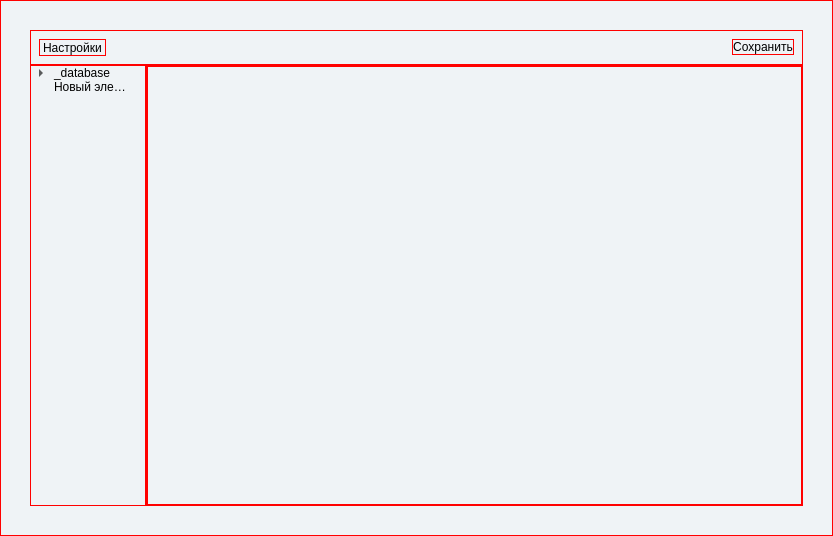
<?xml version="1.0" encoding="UTF-8"?>
<ui version="4.0">
 <class>Form</class>
 <widget class="QWidget" name="Form">
  <property name="geometry">
   <rect>
    <x>0</x>
    <y>0</y>
    <width>833</width>
    <height>536</height>
   </rect>
  </property>
  <property name="windowTitle">
   <string>Form</string>
  </property>
  <property name="styleSheet">
   <string notr="true">* {
	background-color: rgb(239, 243, 246);
border: 1px solid red;
color: black;
}</string>
  </property>
  <layout class="QHBoxLayout" name="horizontalLayout">
   <property name="spacing">
    <number>9</number>
   </property>
   <property name="leftMargin">
    <number>30</number>
   </property>
   <property name="topMargin">
    <number>30</number>
   </property>
   <property name="rightMargin">
    <number>30</number>
   </property>
   <property name="bottomMargin">
    <number>30</number>
   </property>
   <item>
    <widget class="QWidget" name="widget" native="true">
     <layout class="QGridLayout" name="gridLayout_2">
      <property name="leftMargin">
       <number>0</number>
      </property>
      <property name="topMargin">
       <number>0</number>
      </property>
      <property name="rightMargin">
       <number>0</number>
      </property>
      <property name="bottomMargin">
       <number>0</number>
      </property>
      <property name="spacing">
       <number>0</number>
      </property>
      <item row="2" column="1">
       <widget class="QScrollArea" name="scrollArea">
        <property name="widgetResizable">
         <bool>true</bool>
        </property>
        <widget class="QWidget" name="settings_layout">
         <property name="geometry">
          <rect>
           <x>0</x>
           <y>0</y>
           <width>669</width>
           <height>436</height>
          </rect>
         </property>
         <layout class="QGridLayout" name="gridLayout"/>
        </widget>
       </widget>
      </item>
      <item row="2" column="0">
       <widget class="QTreeWidget" name="settings_tree">
        <property name="sizePolicy">
         <sizepolicy hsizetype="Preferred" vsizetype="Expanding">
          <horstretch>0</horstretch>
          <verstretch>0</verstretch>
         </sizepolicy>
        </property>
        <property name="horizontalScrollBarPolicy">
         <enum>Qt::ScrollBarAlwaysOff</enum>
        </property>
        <property name="sizeAdjustPolicy">
         <enum>QAbstractScrollArea::AdjustToContents</enum>
        </property>
        <property name="autoScrollMargin">
         <number>16</number>
        </property>
        <property name="autoExpandDelay">
         <number>-1</number>
        </property>
        <property name="indentation">
         <number>20</number>
        </property>
        <property name="rootIsDecorated">
         <bool>true</bool>
        </property>
        <property name="uniformRowHeights">
         <bool>false</bool>
        </property>
        <property name="itemsExpandable">
         <bool>true</bool>
        </property>
        <property name="sortingEnabled">
         <bool>false</bool>
        </property>
        <property name="animated">
         <bool>false</bool>
        </property>
        <property name="allColumnsShowFocus">
         <bool>false</bool>
        </property>
        <property name="wordWrap">
         <bool>false</bool>
        </property>
        <property name="headerHidden">
         <bool>true</bool>
        </property>
        <property name="expandsOnDoubleClick">
         <bool>true</bool>
        </property>
        <property name="columnCount">
         <number>1</number>
        </property>
        <attribute name="headerVisible">
         <bool>false</bool>
        </attribute>
        <attribute name="headerCascadingSectionResizes">
         <bool>false</bool>
        </attribute>
        <attribute name="headerMinimumSectionSize">
         <number>41</number>
        </attribute>
        <attribute name="headerDefaultSectionSize">
         <number>100</number>
        </attribute>
        <attribute name="headerHighlightSections">
         <bool>false</bool>
        </attribute>
        <attribute name="headerShowSortIndicator" stdset="0">
         <bool>false</bool>
        </attribute>
        <attribute name="headerStretchLastSection">
         <bool>false</bool>
        </attribute>
        <column>
         <property name="text">
          <string>Настройки</string>
         </property>
        </column>
        <item>
         <property name="text">
          <string>_database</string>
         </property>
         <item>
          <property name="text">
           <string>host</string>
          </property>
         </item>
         <item>
          <property name="text">
           <string>port</string>
          </property>
         </item>
         <item>
          <property name="text">
           <string>db_name</string>
          </property>
         </item>
         <item>
          <property name="text">
           <string>connect_args</string>
          </property>
         </item>
        </item>
        <item>
         <property name="text">
          <string>Новый элемент</string>
         </property>
        </item>
       </widget>
      </item>
      <item row="1" column="0" colspan="2">
       <widget class="QWidget" name="widget_2" native="true">
        <layout class="QHBoxLayout" name="horizontalLayout_3">
         <item>
          <widget class="QLabel" name="label">
           <property name="text">
            <string>Настройки</string>
           </property>
          </widget>
         </item>
         <item>
          <spacer name="horizontalSpacer">
           <property name="orientation">
            <enum>Qt::Horizontal</enum>
           </property>
           <property name="sizeHint" stdset="0">
            <size>
             <width>611</width>
             <height>17</height>
            </size>
           </property>
          </spacer>
         </item>
         <item>
          <widget class="QPushButton" name="btn_save">
           <property name="text">
            <string>Сохранить</string>
           </property>
           <property name="flat">
            <bool>true</bool>
           </property>
          </widget>
         </item>
        </layout>
       </widget>
      </item>
     </layout>
    </widget>
   </item>
  </layout>
 </widget>
 <resources/>
 <connections/>
</ui>
